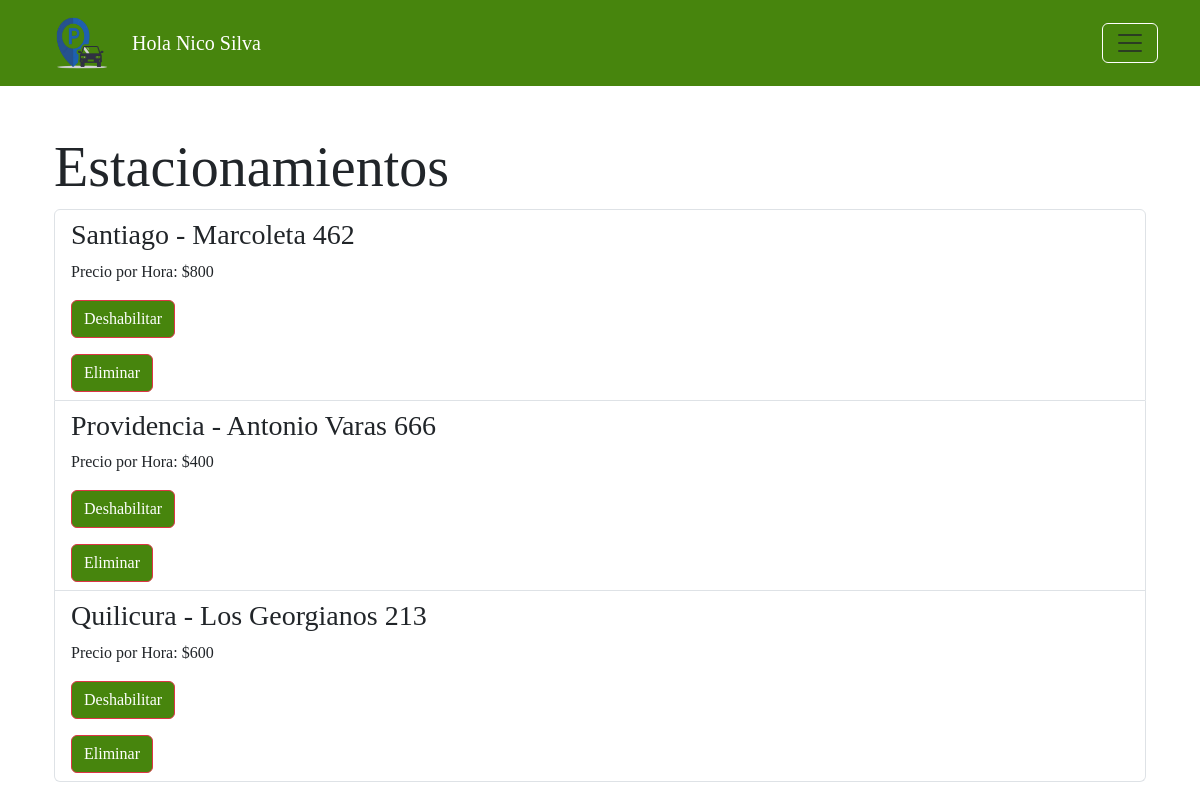
The page /estacionamiento_dueno/ (signed in) on the database as committed earlier.
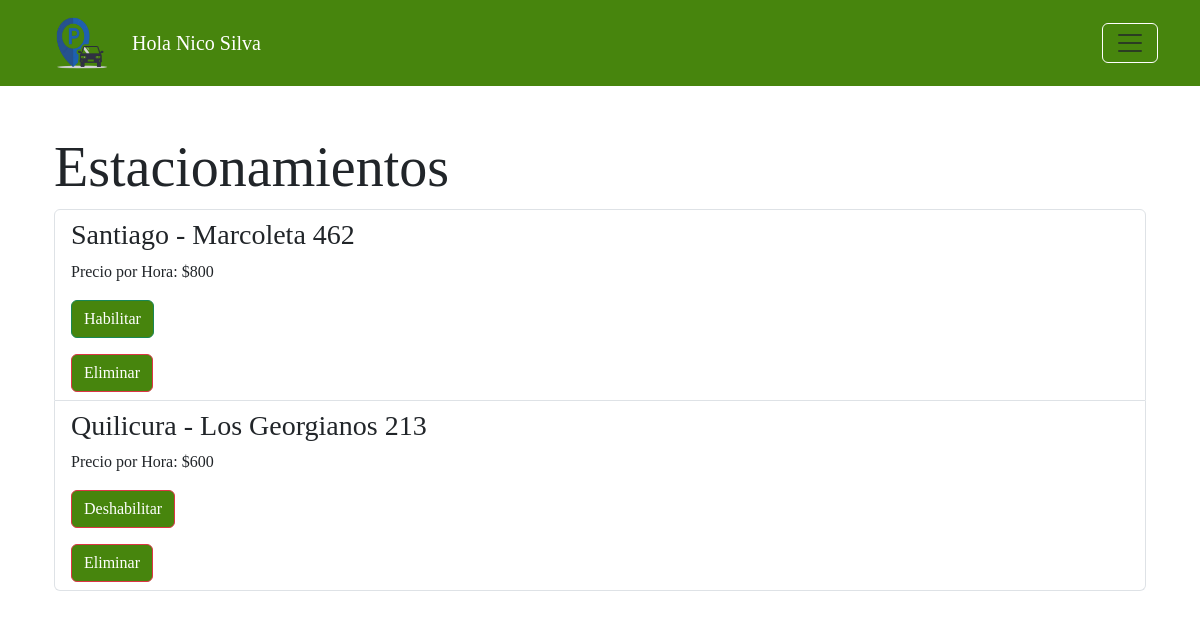
The same page on the database as committed later.
### app/models.py (models this page shows, shortened)
class Estacionamiento(models.Model):
    direccion = models.CharField(max_length=200)
    complemento = models.CharField(max_length=100, default='')
    tamano = models.ForeignKey(Tamano, on_delete=models.CASCADE, default=1)
    dueno = models.ForeignKey(Dueno, on_delete=models.CASCADE)
    comuna = models.ForeignKey(Comuna, on_delete=models.CASCADE)
    costo_por_hora = models.IntegerField(default=0)
    habilitado = models.BooleanField(default=True)  # Nuevo campo para habilitar/deshabilitar
    def deshabilitar(self):
        self.habilitado = False
        self.save()
    def habilitar(self):
        self.habilitado = True
        self.save()

class Comuna(models.Model):
    comuna = models.CharField(max_length=50)
    codigo_postal = models.CharField(max_length=10)

### app/views.py (the view)
# urls.py: path('estacionamiento_dueno/', views.estacionamiento_dueno, name='estacionamiento_dueno'),
def estacionamiento_dueno(request):
    if request.user.is_authenticated:
        dueno_id = request.user.id
        estacionamientos = Estacionamiento.objects.filter(dueno_id=dueno_id)
        return render(request, 'estacionamiento/estacionamiento_dueno.html', {'estacionamientos': estacionamientos})
    else:
        return render(request, 'estacionamiento/error.html', {'mensaje': 'Debes iniciar sesión para ver tus estacionamientos.'})

### app/templates/estacionamiento/estacionamiento_dueno.html (shortened to what this page needs)
{% extends 'estacionamiento/base.html' %}
{% block content %}
<div class="container mt-5">
    <h1 class="display-4">Estacionamientos</h1>
    {% if estacionamientos %}
        <ul class="list-group">
            {% for estacionamiento in estacionamientos %}
                <li class="list-group-item">
                    <div>
                        <h3>{{ estacionamiento.comuna.comuna }} - {{ estacionamiento.direccion }}</h3>
                        <p>Precio por Hora: ${{ estacionamiento.costo_por_hora }}</p>
                        {% if estacionamiento.habilitado %}
                            <form method="post" action="{% url 'deshabilitar_estacionamiento' estacionamiento.id %}">
                                <button type="submit" class="btn btn-danger" style="background-color: rgb(71, 133, 13); color: #ffffff; transition: background-color 0.2s;"
                                onmouseover="this.style.backgroundColor='red'"
                                onmouseout="this.style.backgroundColor='rgb(71, 133, 13)'">
                            Deshabilitar
                        </button>
                                                    </form>
                        {% else %}
                            <form method="post" action="{% url 'habilitar_estacionamiento' estacionamiento.id %}">
                                <button type="submit" class="btn btn-success" style="background-color: rgb(71, 133, 13); color: #ffffff; transition: background-color 0.2s;"
                                onmouseover="this.style.backgroundColor='red'"
                                onmouseout="this.style.backgroundColor='rgb(71, 133, 13)'">
                            Habilitar
                        </button>
                                                    </form>
                        {% endif %}
                        <button type="button" class="btn btn-danger" data-toggle="modal" data-target="#confirmDelete{{ estacionamiento.id }}" style="background-color: rgb(71, 133, 13); color: #ffffff; transition: background-color 0.2s;"
                        onmouseover="this.style.backgroundColor='red'"
                        onmouseout="this.style.backgroundColor='rgb(71, 133, 13)'">
                    Eliminar
                </button>
                    </div>
                </li>
            {% endfor %}
        </ul>
    {% else %}
        <p>No hay estacionamientos registrados para este dueño.</p>
    {% endif %}
</div>
{% endblock %}

Rows that differ between the two databases and show on the page:
removed Estacionamiento: comuna.comuna "Providencia", direccion "Antonio Varas 666", costo_por_hora "400", habilitado "Deshabilitar"
changed Estacionamiento "Marcoleta 462": habilitado "Deshabilitar" → "Habilitar"
